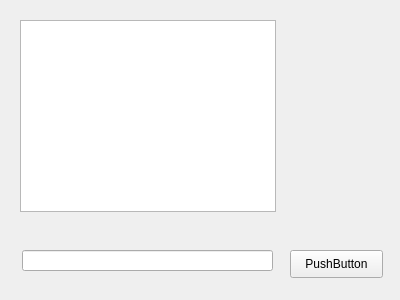
<?xml version="1.0" encoding="UTF-8"?>
<ui version="4.0">
 <class>Tcp_Server</class>
 <widget class="QWidget" name="Tcp_Server">
  <property name="geometry">
   <rect>
    <x>0</x>
    <y>0</y>
    <width>400</width>
    <height>300</height>
   </rect>
  </property>
  <property name="windowTitle">
   <string>Tcp_Server</string>
  </property>
  <widget class="QPushButton" name="pushButton">
   <property name="geometry">
    <rect>
     <x>290</x>
     <y>250</y>
     <width>93</width>
     <height>28</height>
    </rect>
   </property>
   <property name="text">
    <string>PushButton</string>
   </property>
  </widget>
  <widget class="QLineEdit" name="lineEdit">
   <property name="geometry">
    <rect>
     <x>22</x>
     <y>250</y>
     <width>251</width>
     <height>21</height>
    </rect>
   </property>
   <property name="echoMode">
    <enum>QLineEdit::Normal</enum>
   </property>
  </widget>
  <widget class="QTextBrowser" name="textBrowser">
   <property name="geometry">
    <rect>
     <x>20</x>
     <y>20</y>
     <width>256</width>
     <height>192</height>
    </rect>
   </property>
  </widget>
 </widget>
 <layoutdefault spacing="6" margin="11"/>
 <resources/>
 <connections/>
</ui>
